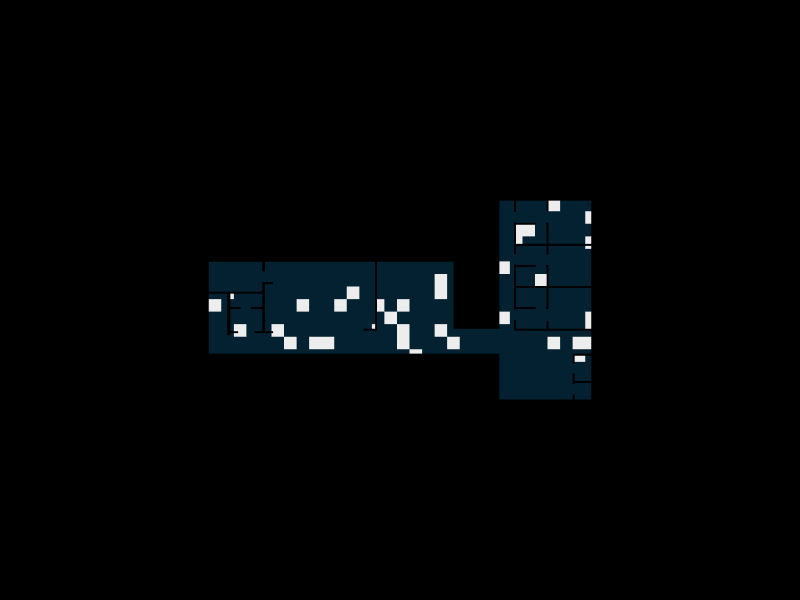

Notebook cell for this chart:
### Code cell
Topology.Show(faces,
              faceColorKey="vb_color",
              faceOpacity=1,
              showEdges=False,
              showVertices=False,
              camera=[0, 0, 6],
              backgroundColor="black",
              width=800, height=600,
              renderer=renderer)
